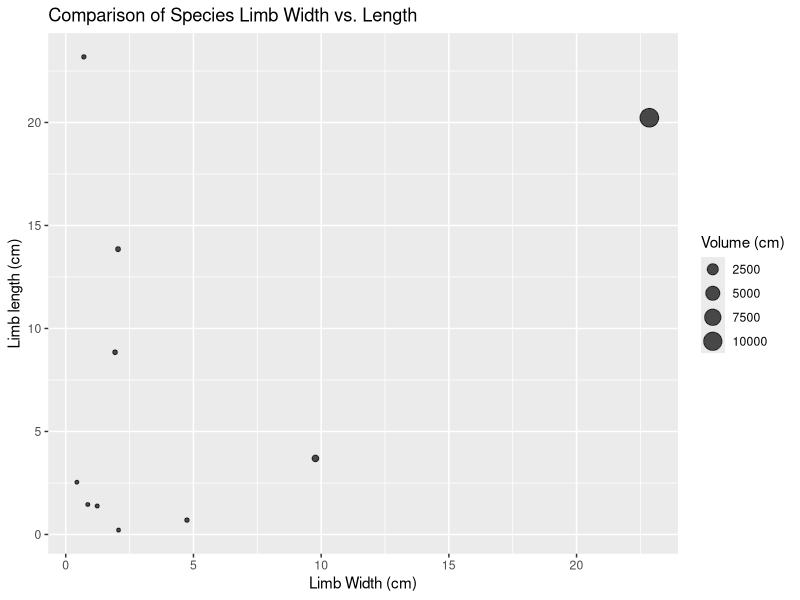

R code for this plot:
library(ggplot2)

MData = read.csv('measurements.csv')

#Creating two columns in MData which converted all measurements to cm in both limb width and
#limb length
MData$convertedW = ifelse(MData$unitsW =='mm',
                          MData$Limb.Width/10,
                          MData$Limb.Width)
MData$convertedL=ifelse(MData$unitsL =='mm',
                        MData$Limb.Length/10,
                        MData$Limb.Length)

#Calculated limb volume in cm^3, assumed limb depth was equal to width as no mention
#of depth in the assignment description
MData$Volume = (MData$convertedW**2)*MData$convertedL

#Created bubble plot comparing limb width and length on axes, using point size to show volume
limb.plot =ggplot(data=MData, aes(x=convertedW,y=convertedL,size=Volume)) + 
  geom_point(alpha=0.7)

print(limb.plot + ggtitle("Comparison of Species Limb Width vs. Length")+
        labs(x="Limb Width (cm)",y="Limb length (cm)",size="Volume (cm)"))

      